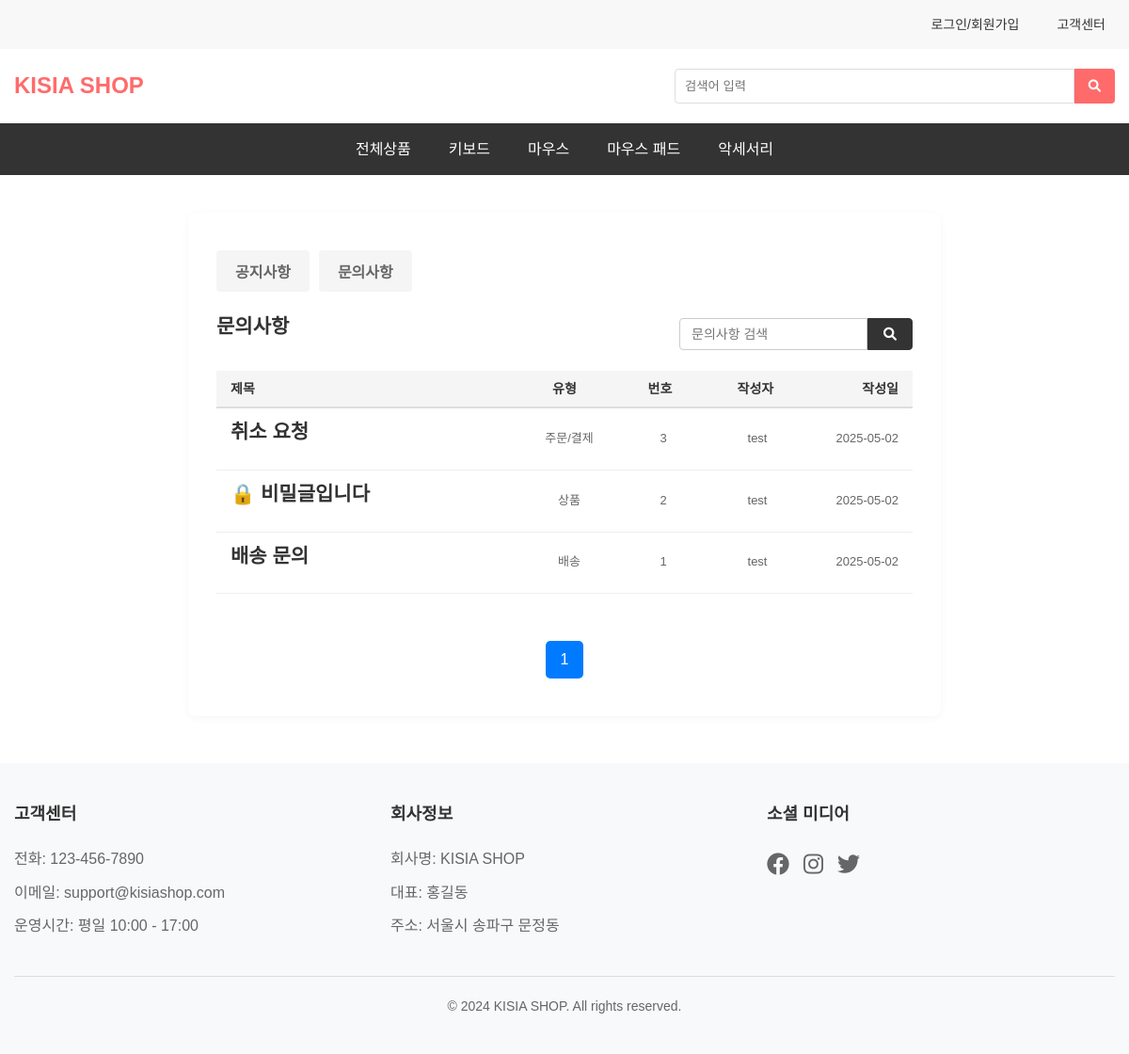
The app's page /mainmenu/inquiry_list.php with its own data.
### tables this page shows
CREATE TABLE IF NOT EXISTS inquiry (
    id INT PRIMARY KEY AUTO_INCREMENT,
    user_id INT,
    title VARCHAR(255),
    content TEXT,
    is_secret BOOLEAN,
    type VARCHAR(50) NOT NULL,
    created_at DATETIME DEFAULT CURRENT_TIMESTAMP,
    secret_password VARCHAR(255),
    FOREIGN KEY (user_id) REFERENCES users(id)
);

CREATE TABLE IF NOT EXISTS users (
    id INT AUTO_INCREMENT PRIMARY KEY,
    userId VARCHAR(50) NOT NULL UNIQUE,
    email VARCHAR(100) NOT NULL UNIQUE,
    password VARCHAR(255) NOT NULL,
    name VARCHAR(50) NOT NULL,
    phone VARCHAR(20),
    role VARCHAR(10) NOT NULL DEFAULT 'USER',
    created_at DATETIME DEFAULT CURRENT_TIMESTAMP
);

### mainmenu/queries/get_inquiry_list.php (called while the page is built, shortened)
<?php
    require_once '/var/www/html/mainmenu/common/db.php';
    $page = isset($_GET['page']) ? (int)$_GET['page'] : 1;
    $items_per_page = 6;
    $offset = ($page - 1) * $items_per_page;
    $sql = "
        SELECT
            i.id, i.title, i.type, i.is_secret, i.created_at,
            u.userId, u.name
        FROM inquiry i
        JOIN users u ON i.user_id = u.id
        ORDER BY i.id DESC
        LIMIT $offset, $items_per_page
    ";
    $get_inquiry = mysqli_query($conn, $sql);
    $count_sql = "SELECT COUNT(*) as total FROM inquiry";
    $result_count = mysqli_query($conn, $count_sql);
    $total_row = mysqli_fetch_assoc($result_count);
    $total_items = (int)$total_row['total'];
    $total_pages = ceil($total_items / $items_per_page);
?>

### mainmenu/inquiry_list.php (the view, shortened to what this page needs)
<!DOCTYPE html>
<html lang="ko">
<head>
    <link rel="stylesheet" href="css/style.css">
    <link rel="stylesheet" href="css/customer-service.css">
    <link rel="stylesheet" href="https://cdnjs.cloudflare.com/ajax/libs/font-awesome/6.0.0/css/all.min.css">
</head>
<body>
    <?php include 'common/header.php'; ?>
    <?php require_once 'queries/get_inquiry_list.php'; ?>
    <main class="main-content">
        <div class="list-container">
            <div class="category-tabs">
                <a href="customer-service.php"><button class="tab-btn">공지사항</button></a>
                <a href="inquiry_list.php"><button class="tab-btn" active>문의사항</button></a>
            </div>
            <div class="qna-section" id="qnaSection">
                <div class="qna-header">
                    <div class="qna-title">문의사항</div>
                    <div class="qna-search">
                        <input type="text" placeholder="문의사항 검색">
                        <button><i class="fas fa-search"></i></button>
                    </div>
                </div>
                <div class="qna-list">
                    <div class="list-header">
                        <span class="header-title">제목</span>
                        <span class="header-type">유형</span>
                        <span class="header-meta">번호</span>
                        <span class="header-user">작성자</span>
                        <span class="header-date">작성일</span>
                    </div>
                    <?php if (mysqli_num_rows($get_inquiry) > 0): ?>
                        <?php while ($row = mysqli_fetch_assoc($get_inquiry)): ?>
                            <div class="qna-item">
                                <div class="qna-info">
                                    <?php if ($row['is_secret']): ?>
                                        <a href="#" class="qna-title">🔒 비밀글입니다</a>
                                    <?php else: ?>
                                        <a href="inquiry_detail.php?id=<?= $row['id'] ?>" class="qna-title">
                                            <?= htmlspecialchars($row['title']) ?>
                                        </a>
                                    <?php endif; ?>
                                    <span class="qna-type"><?= htmlspecialchars($row['type']) ?></span>
                                    <span class="qna-meta"><?= $row['id'] ?></span>
                                    <span class="qna-user"><?= htmlspecialchars($row['userId']) ?></span>
                                    <span class="qna-date"><?= date('Y-m-d', strtotime($row['created_at'])) ?></span>
                                </div>
                            </div>
                        <?php endwhile; ?>
                    <?php else: ?>
                        <p style="padding: 10px;">등록된 문의글이 없습니다.</p>
                    <?php endif; ?>
                </div>
            </div>
            <div class="pagination">
                <?php
                for ($i = 1; $i <= $total_pages; $i++) {
                    $active = $i == $page ? 'active' : '';
                    echo "<a href='?page=$i' class='$active'>$i</a>";
                }
                ?>
            </div>
        </div>
    </main>
    <?php include 'common/footer.php'; ?>
</body>
</html>

### mainmenu/css/style.css (style rules this page uses)
* { margin: 0; padding: 0; box-sizing: border-box; }
body { font-family: 'Noto Sans KR', sans-serif; line-height: 1.6; color: #333; }
a { text-decoration: none; color: inherit; }

### mainmenu/css/customer-service.css (style rules this page uses)
.pagination a.active { background-color: #007bff; color: white; }
.pagination a { display: inline-flex ; align-items: center; justify-content: center; width: 40px; height: 40px; border-radius: 5px; background-color: white; color: #333; text-decoration: none; transition: all 0.3s; }
.list-container { max-width: 800px; margin: 40px auto; background: #fff; border-radius: 8px; box-shadow: 0 2px 8px rgba(0,0,0,0.04); padding: 40px 30px; }
.category-tabs { display: flex; gap: 10px; margin-bottom: 20px; }
.tab-btn { padding: 10px 20px; border: none; background: #f5f5f5; color: #666; font-size: 16px; font-weight: 600; cursor: pointer; border-radius: 4px; }
.notice-header, .qna-header { display: flex; justify-content: space-between; align-items: center; margin-bottom: 15px; }
.notice-title, .qna-title { font-size: 21px; font-weight: 600; color: #333; margin-bottom: 15px; }
.notice-search, .qna-search { display: flex; }
.notice-search input, .qna-search input { width: 200px; padding: 8px 12px; border: 1px solid #ccc; border-radius: 4px 0 0 4px; font-size: 14px; }
.notice-search button, .qna-search button { padding: 8px 16px; border: 1px solid #333; background: #333; color: #fff; border-radius: 0 4px 4px 0; cursor: pointer; font-size: 14px; }
.notice-section, .qna-section { margin-bottom: 30px; }
.notice-list, .qna-list { display: flex; flex-direction: column; gap: 0; }
.notice-item, .qna-item { display: flex; align-items: center; padding: 8px 15px; border-bottom: 1px solid #eee; }
.qna-info { display: flex; align-items: center; width: 100%; }
.qna-title { flex: 3; font-size: 21px; color: #333; text-decoration: none; padding-right: 10px; cursor: pointer; }
.qna-meta, .qna-user, .qna-date, .qna-type { flex: 1; font-size: 13px; color: #666; text-align: center; }
.qna-date { text-align: right; }
.list-header { display: flex; align-items: center; padding: 8px 15px; background: #f5f5f5; border-bottom: 2px solid #ddd; font-weight: 600; font-size: 14px; }
.header-title { flex: 3; }
.header-meta, .header-user { flex: 1; text-align: center; }
.header-date { flex: 1; text-align: right; }
.pagination { display: flex; justify-content: center; gap: 6px; margin-top: 20px; }
.header-type { flex: 1; text-align: center; }

### records on screen
inquiry: title "취소 요청", type "주문/결제", id "3", user.userId "test", created_at "2025-05-02"
inquiry: is_secret "🔒 비밀글입니다", type "상품", id "2", user.userId "test", created_at "2025-05-02"
inquiry: title "배송 문의", type "배송", id "1", user.userId "test", created_at "2025-05-02"
